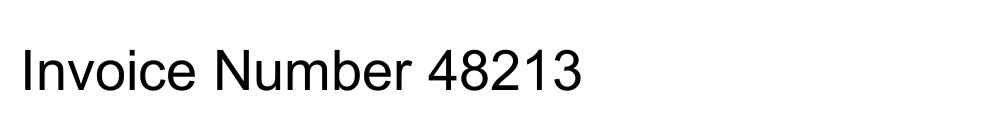
#> input picture evaluation/recognition/images/en_0000.png, 1000 x 140 px
$ python -i preprocess.py   (imports and definitions only)   (older library calls are emulated)
#> lines starting #> are read from the running program, lines starting #| are printed output that depends on the picture; after the words box and inside, x2 and y2 are one past the last pixel; in counts of white or black regions, pixels touching at a corner belong together
#> further down, picture is the input picture: shape (140, 1000, 3); min 0, max 255, mean 243.1
# Purpose: OpenCV image preprocessing (deskew, denoise) and PyMuPDF page rasterization.
# Provides rasterize_pdf_page() to extract a page image and preprocess_page() to clean it
# before handing off to the OCR engine. All functions operate on raw bytes in / np.ndarray out.

import logging
import math
from typing import Optional

import cv2
import fitz  # PyMuPDF
import numpy as np

logger = logging.getLogger(__name__)

# -------------------------------------------------------------------
# Constants
# -------------------------------------------------------------------
# Minimum skew angle (degrees) worth correcting. Below this threshold the
# warpAffine is skipped to avoid resampling artefacts on straight pages.
_MIN_SKEW_DEG: float = 0.5

# DPI used when rasterizing PDF pages to images. 200 Dpi gives ~1654×2339 px
# for an A4 page — high enough for PaddleOCR, low enough to stay memory-safe
# on CPU-only workers.
_RASTER_DPI: int = 200

# Hard cap on the longest rasterized edge, in pixels. Some scanned PDFs wrap a
# high-resolution source image directly as a full-page image with the PDF
# MediaBox sized to match the image's pixel dimensions (common output from
# scan-to-PDF tools) rather than a standard page size — applying the fixed
# _RASTER_DPI zoom on top of an already-oversized MediaBox multiplies the
# pixel count further and can exceed available worker memory (observed:
# SIGKILL / WorkerLostError on a ~9.4MP page with PaddleOCR + Surya + layout
# detection models all resident in the same process). Downscaling to this cap
# keeps every page within a predictable memory budget regardless of the
# source page's physical point-size.
_MAX_RASTER_EDGE_PX: int = 2200

# fastNlMeansDenoising tuning — keep conservative defaults so clean prints
# are not over-smoothed.
_DENOISE_H: int = 10          # luminance filter strength
_DENOISE_HCOLOR: int = 10     # color filter strength
_DENOISE_TEMPLATE_WIN: int = 7
_DENOISE_SEARCH_WIN: int = 21

# Laplacian variance below which we consider the image noisy enough to
# warrant denoising. Very high-variance images (clean sharp text) are left
# untouched.
_NOISE_VARIANCE_THRESHOLD: float = 500.0


# -------------------------------------------------------------------
# Public API
# -------------------------------------------------------------------

# [85 lines left out: functions rasterize_pdf_page, preprocess_page, not called in this run]


# -------------------------------------------------------------------
# Internal helpers
# -------------------------------------------------------------------

def deskew_image(image: np.ndarray) -> np.ndarray:
    """
    Detects text skew angle via minAreaRect on the largest foreground contour
    and rotates the image to correct it.

    Strategy:
    1. Convert to grayscale and binarise with Otsu's threshold.
    2. Find all external contours; pick the largest by area.
    3. Fit a minAreaRect — its angle encodes the dominant text orientation.
    4. Rotate only when |angle| > _MIN_SKEW_DEG to avoid unnecessary resampling.

    Args:
        image: BGR image as np.ndarray.

    Returns:
        Deskewed BGR image (same dtype/shape).
    """
    gray = cv2.cvtColor(image, cv2.COLOR_BGR2GRAY)

    # Otsu binarisation — inverted so text pixels are white (foreground)
    _, thresh = cv2.threshold(gray, 0, 255, cv2.THRESH_BINARY_INV + cv2.THRESH_OTSU)
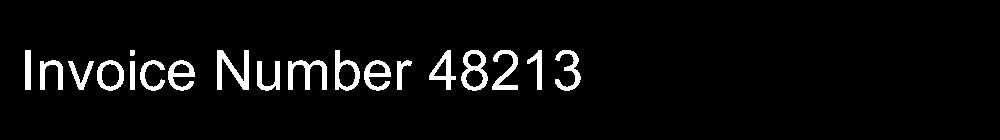
#> thresh: shape (140, 1000); 4.7% white; 19 white regions

    # Find contours on the binary mask
    contours, _ = cv2.findContours(thresh, cv2.RETR_EXTERNAL, cv2.CHAIN_APPROX_SIMPLE)
#> contours = 19 contours, 1 with area under 20; largest, box (x1, y1, x2, y2) and area: (461, 50, 488, 91) 792, (335, 50, 360, 91) 656, (97, 60, 124, 91) 630, (217, 50, 249, 90) 491, (364, 60, 391, 91) 454

    if not contours:
        logger.debug("deskew: no contours found, skipping rotation")
        return image

    # Use the largest contour (most likely the text body)
    largest = max(contours, key=cv2.contourArea)
#> largest = contour of 54 points, box (x1, y1, x2, y2) (461, 50, 488, 91), area 792
    if cv2.contourArea(largest) < 100:
        logger.debug("deskew: largest contour too small, skipping rotation")
        return image

    rect = cv2.minAreaRect(largest)
#> rect = ((474, 70), (40, 26), -90)
    angle = rect[2]
#> angle = -90

    # Normalise the raw minAreaRect angle to the smallest-magnitude
    # correction. minAreaRect's angle convention for a near-axis-aligned
    # box is NOT consistent across OpenCV versions — confirmed empirically
    # that the same page image gives angle=-90.0 on OpenCV 5.0.0 but
    # angle=+90.0 on OpenCV 4.10.0 (the version actually pinned in
    # requirements-worker.txt / installed via opencv-python-headless), and
    # the original code here only normalised the negative side (angle <
    # -45), so a real axis-aligned page came back as a bogus 90-degree
    # rotation on 4.10.0 — silently corrupting every page's geometry
    # (bboxes, reading order, everything downstream) despite the page
    # never actually being skewed. Handling both ends symmetrically fixes
    # this regardless of which convention the installed OpenCV uses.
    if angle < -45:
        angle = 90 + angle   # e.g. -80° → +10°
#> angle = 0
    elif angle > 45:
        angle = angle - 90   # e.g. +90° → 0°, +80° → -10°

    if abs(angle) < _MIN_SKEW_DEG:
        logger.debug("deskew: angle %.2f° below threshold, skipping rotation", angle)
        return image

    logger.info("deskew: correcting skew of %.2f°", angle)
    h, w = image.shape[:2]
    center = (w / 2.0, h / 2.0)
    rotation_matrix = cv2.getRotationMatrix2D(center, angle, scale=1.0)
    rotated = cv2.warpAffine(
        image,
        rotation_matrix,
        (w, h),
        flags=cv2.INTER_LINEAR,
        borderMode=cv2.BORDER_REPLICATE,  # fill borders with edge pixels, not black
    )
    return rotated


# [38 lines left out: function denoise_image, not called in this run]


# -------------------------------------------------------------------
# Image-variant retry (Phase 2 item 2) — router.py tries these on a
# low-confidence page, SAME engine, before falling back to Surya.
# -------------------------------------------------------------------

_CLAHE_CLIP_LIMIT: float = 3.0
_CLAHE_TILE_GRID: tuple = (8, 8)


# [30 lines left out: functions enhance_contrast_clahe, adaptive_threshold_variant, not called in this run]

>>> import cv2
>>> picture = cv2.imread('../../../evaluation/recognition/images/en_0000.png')
>>> result = deskew_image(picture)

$ run again, on evaluation/recognition/images/en_0001.png
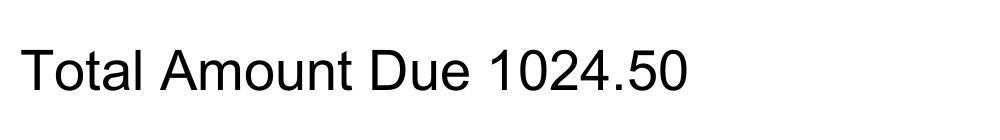
#> input picture evaluation/recognition/images/en_0001.png, 1000 x 140 px
#> picture is the input picture: shape (140, 1000, 3); min 0, max 255, mean 241.2
#> in deskew_image, `_, thresh = cv2.threshold(gray, 0, 255, cv2.THRESH_BINARY_INV + cv2.TH..`:
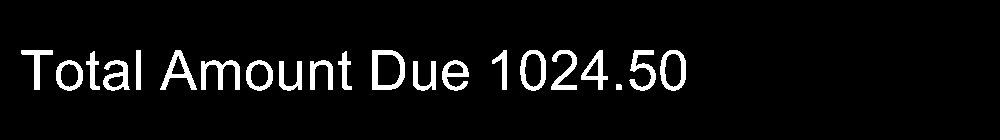
#> thresh: shape (140, 1000); 5.5% white; 21 white regions
#> contours = 21 contours; largest, box (x1, y1, x2, y2) and area: (372, 50, 405, 90) 1148, (660, 50, 686, 91) 838, (520, 50, 546, 91) 838, (246, 60, 273, 91) 630, (56, 60, 83, 91) 630
#> largest = contour of 24 points, box (x1, y1, x2, y2) (372, 50, 405, 90), area 1148
#> rect = ((388, 69.5), (39, 32), -90)
#> in deskew_image, `angle = rect[2]`: angle = -90
#> in deskew_image, `angle = 90 + angle`: angle = 0

$ run again, on evaluation/recognition/images/en_0002.png
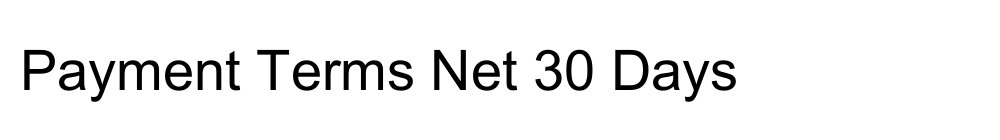
#> input picture evaluation/recognition/images/en_0002.png, 1000 x 140 px
#> picture is the input picture: shape (140, 1000, 3); min 0, max 255, mean 239.8
#> in deskew_image, `_, thresh = cv2.threshold(gray, 0, 255, cv2.THRESH_BINARY_INV + cv2.TH..`:
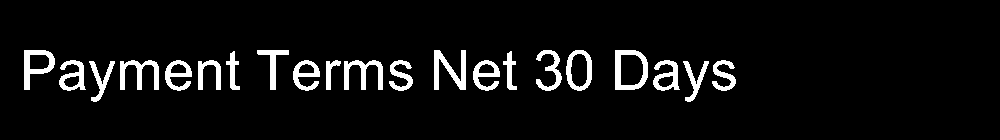
#> thresh: shape (140, 1000); 6.1% white; 21 white regions
#> contours = 21 contours; largest, box (x1, y1, x2, y2) and area: (615, 50, 648, 90) 1148, (566, 50, 592, 91) 839, (24, 50, 55, 90) 714, (434, 50, 466, 90) 492, (653, 60, 680, 91) 470
#> largest = contour of 24 points, box (x1, y1, x2, y2) (615, 50, 648, 90), area 1148
#> rect = ((631, 69.5), (39, 32), -90)
#> in deskew_image, `angle = rect[2]`: angle = -90
#> in deskew_image, `angle = 90 + angle`: angle = 0

$ run again, on evaluation/recognition/images/en_0003.png
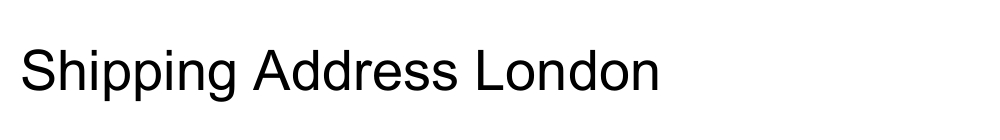
#> input picture evaluation/recognition/images/en_0003.png, 1000 x 140 px
#> picture is the input picture: shape (140, 1000, 3); min 0, max 255, mean 240.8
#> in deskew_image, `_, thresh = cv2.threshold(gray, 0, 255, cv2.THRESH_BINARY_INV + cv2.TH..`:
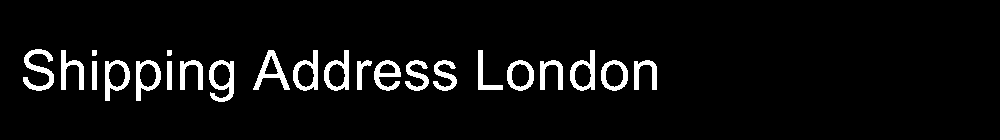
#> thresh: shape (140, 1000); 5.6% white; 23 white regions
#> contours = 23 contours, 2 with area under 20; largest, box (x1, y1, x2, y2) and area: (209, 60, 234, 102) 714, (570, 50, 595, 91) 660, (324, 50, 349, 91) 660, (293, 50, 318, 91) 660, (136, 60, 161, 101) 657
#> largest = contour of 61 points, box (x1, y1, x2, y2) (209, 60, 234, 102), area 714
#> rect = ((221, 80.5), (41, 24), -90)
#> in deskew_image, `angle = rect[2]`: angle = -90
#> in deskew_image, `angle = 90 + angle`: angle = 0
